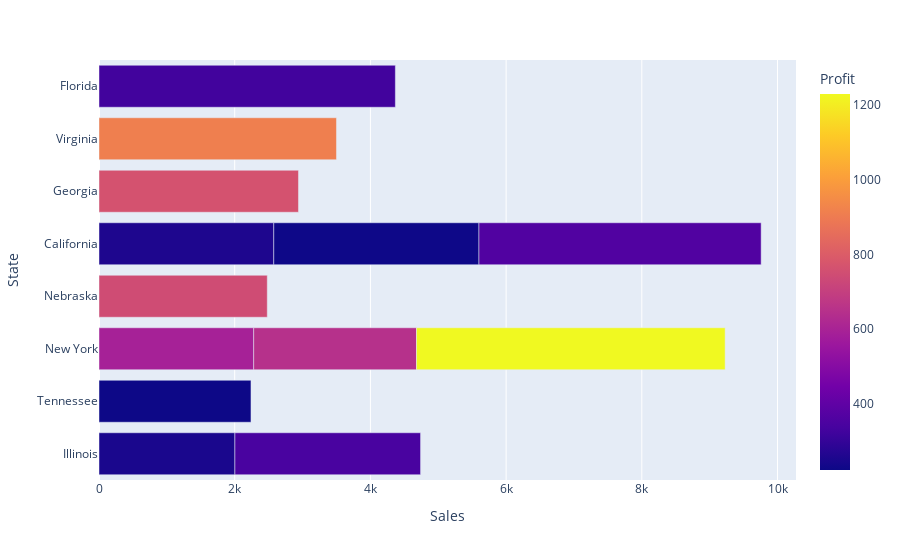

Notebook cell for this chart:
### Code cell
phone_sales_10= phone_sales.sort_values(["Sales"]).reset_index()
phone_sales_10.drop("index", axis=1)
phone_sales_10

fig = px.bar(phone_sales_10,y='State',x='Sales',
             orientation='h',color='Profit',
            labels={'name':'Name of snack','cook_time':'Cooking time (minutes)'})
fig.show()

### Figure 1 — Plotly figure (JSON) as saved in the notebook; plotly's stock layout.template omitted (floating-point values rounded to 4 significant figures)
{"data": [{"alignmentgroup": "True", "hovertemplate": "Sales=%{x}<br>State=%{y}<br>Profit=%{marker.color}<extra></extra>", "legendgroup": "", "marker": {"color": [250.4, 224.0, 592.8, 647.9, 744.0, 257.6, 342.0, 764.4, 226.8, 910.0, 363.9, 327.6, 1228.0], "coloraxis": "coloraxis"}, "name": "", "offsetgroup": "", "orientation": "h", "showlegend": false, "textposition": "auto", "type": "bar", "x": [2003.0, 2240.0, 2280.0, 2400.0, 2480.0, 2576.0, 2736.0, 2940.0, 3024.0, 3500.0, 4159.0, 4368.0, 4549.0], "xaxis": "x", "y": ["Illinois", "Tennessee", "New York", "New York", "Nebraska", "California", "Illinois", "Georgia", "California", "Virginia", "California", "Florida", "New York"], "yaxis": "y"}], "layout": {"barmode": "relative", "coloraxis": {"colorbar": {"title": {"text": "Profit"}}, "colorscale": [[0, "#0d0887"], [0.1111, "#46039f"], [0.2222, "#7201a8"], [0.3333, "#9c179e"], [0.4444, "#bd3786"], [0.5556, "#d8576b"], [0.6667, "#ed7953"], [0.7778, "#fb9f3a"], [0.8889, "#fdca26"], [1, "#f0f921"]]}, "legend": {"tracegroupgap": 0}, "margin": {"t": 60}, "xaxis": {"anchor": "y", "domain": [0, 1], "title": {"text": "Sales"}}, "yaxis": {"anchor": "x", "domain": [0, 1], "title": {"text": "State"}}}}
